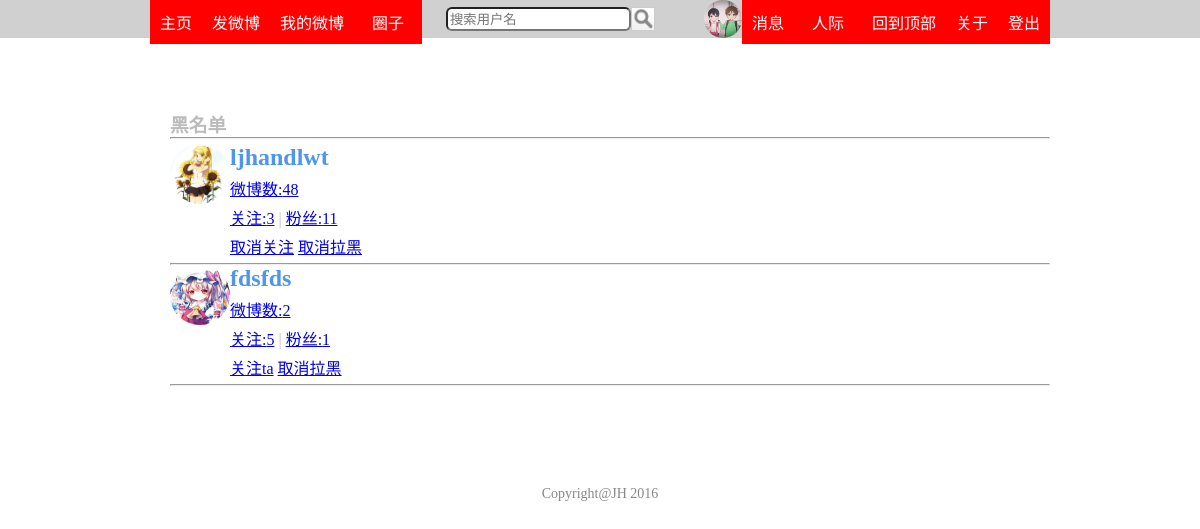
The page /blacklist (signed in) on the database its author committed.
### app/models.py (models this page shows, shortened)
class User(db.Model):
	id=db.Column(db.Integer,primary_key=True)
	nickname=db.Column(db.String(80),unique=True)
	password=db.Column(db.String(120))
	email=db.Column(db.String(120),unique=True)
	information=db.Column(db.String(250))
	posts=db.relationship('Post',backref='author',lazy='dynamic')
	has_avatar=db.Column(db.Integer,default=0)
	create_time=db.Column(db.DateTime,default=datetime.now())
	messages=db.relationship('Message',backref='people',lazy='dynamic')
	concern=db.relationship('User',secondary=user_user_concern,primaryjoin=id==user_user_concern.c.user1_id,
	secondaryjoin=id==user_user_concern.c.user2_id,backref='concerned')
	blacklist=db.relationship('User',secondary=user_user_blacklist,primaryjoin=id==user_user_blacklist.c.user1_id,
	secondaryjoin=id==user_user_blacklist.c.user2_id,backref='blackedlist')
	is_authenticated=True
	is_active=True
	is_anonymous=False
	def avatar(self):
		if self.has_avatar:
			return '/static/avatar/'+self.nickname+'.jpg'
		else:
			return url_for('static',filename='favicon.ico')
	def has_concern(self,user):
		return self.concern.count(user)
	def has_black(self,user):
		return self.blacklist.count(user)
	def count_new_message(self):
		return Message.query.filter_by(user_id=self.id,has_showed=0).count()
	def is_admin(self):
		return Admin.query.filter_by(nickname=self.nickname).first() is not None

### app/views.py (the view)
@app.route('/blacklist')
@login_required
def blacklist():
	return render_template('blacklist.html',title=u'黑名单')

### app/views.py (called while the page is built)
@lm.user_loader
def load_user(id):
	return User.query.get(int(id))

@app.before_request
def before_request():
	g.user=current_user

### app/templates/blacklist.html
{%extends 'base.html'%}
{%block content%}
<div class='main_title'>
  <h3>黑名单</h3>
  <hr>
</div>
<div class='user_card'>
  {%for user in g.user.blacklist%}
	{%include 'user_card.html'%}
    <hr>
  {%endfor%}
</div>
{%endblock%}
{%block style%}
<link rel="stylesheet" type="text/css" href="{{url_for('static',filename='user_card.css')}}">
{%endblock%}

### app/templates/base.html (shortened to what this page needs)
<html>
<head>
<link rel="stylesheet" type="text/css" href="{{url_for('static',filename='style.css')}}">
<link rel="stylesheet" type="text/css" href="{{url_for('static',filename='header.css')}}">
{%block style%}
{%endblock%}
</head>
<body>
<div id="wrap">
<div class='header_base'></div>
<div id="header">
  <ul class='left'>
	<li><a href='/index' class='menu_link'>主页</a></li>
	{%if g.user and g.user.is_authenticated%}
	  <li><a href="/write" class='menu_link'>发微博</a></li>
	  <li><a href='/user/{{g.user.nickname}}/blog' class='menu_link'>我的微博</a></li>
	  <li style='width:68px'>
		<a href='/concern' class='menu_link'>圈子</a>
	  </li>
	  <li>
		<div class='search'>
	      <form action="{{url_for('search_user')}}" method="POST">
			<input type='text' name='search' placeholder='搜索用户名' required>
			<input type='image' src="{{url_for('static',filename='search.png')}}" alt='搜索'>
		  </form>
		</div>
	  </li>
	{%endif%}
  </ul>
  <ul class='right'>
    {%if g.user and g.user.is_authenticated%}
	  <li><a href='/logout' class='menu_link'>登出</a></li>
	  <li><a href='javascript:;' class='menu_link' onclick="about()">关于</a></li>
	  <li><a href='#' class='menu_link'>回到顶部</a></li>
	  <li style="width:68px">
	    <a href='javascript:;' class='menu_link'>人际</a>
	  </li>
	  <li style="position:relative">
	    <a href='/message' class='menu_link'>消息</a>
	  </li>
	  <li style="position:relative">
	    <a href='/user'>
		  <img src="{{g.user.avatar()}}" class='small_avatar' alt='头像'>
		</a>
	  </li>
	{%endif%}
  </ul>
</div>
<div id="mainBody">
{%block content%}
{%endblock%}
</div>
</div>
<div id="footer">
Copyright@JH 2016
</div>
</body>
</html>

### app/templates/user_card.html
<div>
	<div>
	  <img src="{{user.avatar()}}" class='avatar user_card_avatar'>
	</div>
	<div class='user_card_right'>
	  <h2 class='user_card_nickname'>
		<a href="{{url_for('personal',nickname=user.nickname)}}">{{user.nickname}}</a>
	  </h2>
	  <p>
		<a href="{{url_for('personal_blog',nickname=user.nickname)}}">微博数:{{user.posts.count()}}</a>
	  </p>
	  <p>
		<a href="{{url_for('personal_concern',nickname=user.nickname)}}">关注:{{user.concern.__len__()}}</a>
		<span style='color:#BBB'>|</span>
		<a href="{{url_for('personal_concerned',nickname=user.nickname)}}">粉丝:{{user.concerned.__len__()}}</a>
	  </p>
	  <p>
		{%if g.user!=user%}
		  {%if g.user.has_concern(user)%}
			<a href="{{url_for('unconcern_ta',id=user.id)}}">取消关注</a>
		  {%else%}
			<a href="{{url_for('concern_ta',id=user.id)}}">关注ta</a>
		  {%endif%}
		  {%if g.user.has_black(user)%}
		    <a href="{{url_for('unblack_ta',id=user.id)}}">取消拉黑</a>
		  {%else%}
			<a href="{{url_for('black_ta',id=user.id)}}">拉黑</a>
		  {%endif%}
		{%endif%}
	  </p>
	</div>
</div>

### app/static/style.css (style rules this page uses)
* { margin:0; padding:0; }
#mainBody { margin:0 150px; }
.main_title { margin:40px 0 0 20px; color:#BBB; }
hr { clear:both; }
.avatar { width:60px; height:60px; border-radius:30px; }
.small_avatar { width:38px; height:38px; border-radius:19px; }
#footer { margin:100px 0 30px 0; font-size:14px; text-align:center; color:#888; }

### app/static/header.css (style rules this page uses)
#header { width:100%; position:fixed; top:0; left:0; }
div.header_base { height:70px; }
#header ul { list-style:none; }
#header li { text-align:center; }
#header ul.left { margin-left:150px; }
#header ul.left li { float:left; }
#header ul.right { margin-right:150px; }
#header ul.right li { float:right; }
#header a.menu_link { padding:10px; text-decoration:none; color:white; display:block; }
#header a.menu_link:link { background-color:red; }
.search form { height:38px; margin-left:24px; }
.search input { display:block; float:left; margin:7px 0; }
.search input[type='text'] { padding:2px; height:24px; border-radius:6px; }
.search input[type='image'] { height:22px; width:22px; border:1px solid #CCC; }

### app/static/user_card.css (style rules this page uses)
.user_card { margin:5 0 5 20px; }
.user_card_avatar { float:left; }
.user_card_nickname { margin:0 0 5px 0; }
.user_card_nickname a { text-decoration:none; color:#4D96E9; }
.user_card p { margin:5px 0; }
.user_card_right { overflow:hidden; }

### rows shown on the page
User: user.avatar (picture)
User: avatar (picture), nickname "ljhandlwt", posts.count "48", concern.__len__ "3", concerned.__len__ "11"
User: avatar (picture), nickname "fdsfds", posts.count "2", concern.__len__ "5", concerned.__len__ "1"
